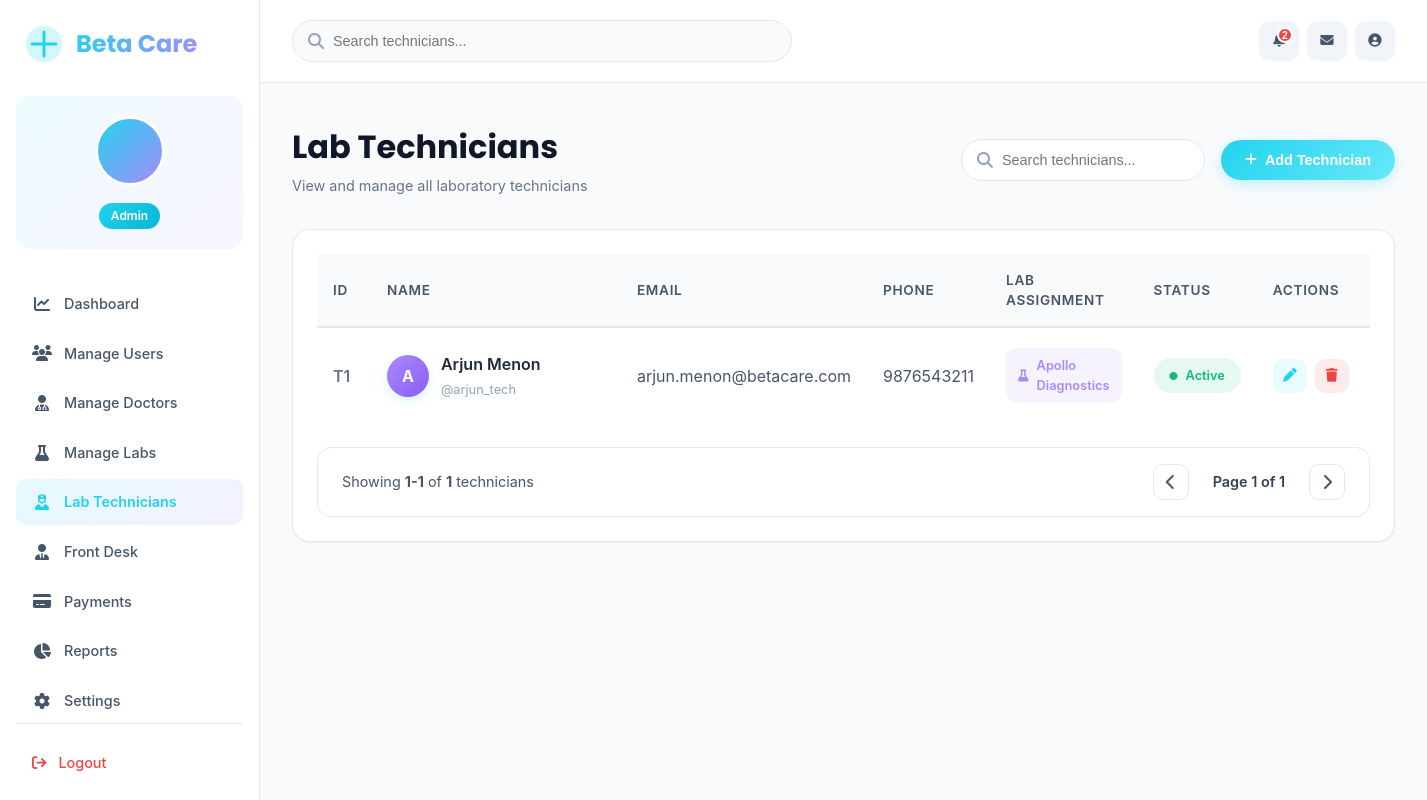
Screenshot of /dashboard/admin/technicians/ with the database file from the repository.
### core/models.py (models this page shows, shortened)
class LabTechnicianProfile(models.Model):
    user = models.OneToOneField(User, on_delete=models.CASCADE)
    lab = models.ForeignKey(Lab, on_delete=models.SET_NULL, null=True, blank=True)
    phone = models.CharField(max_length=15)
    status = models.CharField(max_length=20, default="Active")
    bio = models.TextField(blank=True, null=True)  # ✅ New field

class Lab(models.Model):
    STATUS_CHOICES = (
        ('Active', 'Active'),
        ('Inactive', 'Inactive'),
    )
    name = models.CharField(max_length=150)
    address = models.TextField()
    phone = models.CharField(max_length=15)
    status = models.CharField(
        max_length=20,
        choices=STATUS_CHOICES,
        default='Active'
    )
    created_at = models.DateTimeField(auto_now_add=True)

### core/views.py (the view)
# urls.py: path('dashboard/admin/technicians/', views.admin_lab_technician, name='admin_lab_technicians'),
def admin_lab_technician(request):
    technicians = LabTechnicianProfile.objects.all()
    labs = Lab.objects.all()
    query = request.GET.get('q')
    if query:
        technicians = technicians.filter(user__username__icontains=query)
    return render(request, 'core/dashboard/admin_lab_technician.html', {
        'technicians': technicians,
        'labs': labs,
    })

### core/templates/core/dashboard/admin_lab_technician.html (shortened to what this page needs)
{% load static %}
<!DOCTYPE html>
<html lang="en">
<head>
    <link href="https://cdnjs.cloudflare.com/ajax/libs/font-awesome/6.5.0/css/all.min.css" rel="stylesheet">
    <link rel="stylesheet" href="{% static 'core/css/admin.css' %}">
</head>
<body>
    <div class="medical-dashboard">
        <aside class="medical-sidebar">
            <div class="brand">
                <div class="brand-logo">
                </div>
                <span class="brand-name">Beta Care</span>
            </div>
            <div class="profile-card">
                <div class="profile-avatar-wrapper">
                    <div class="profile-avatar">
                        <div class="avatar-fallback" style="display: none;">
                        </div>
                    </div>
                </div>
                <span class="role-badge">Admin</span>
            </div>
            <nav class="sidebar-nav">
                <a href="{% url 'admin_dashboard' %}"
                    class="nav-item {% if request.resolver_match.url_name == 'admin_dashboard' %}active{% endif %}">
                    <i class="fa-solid fa-chart-line"></i>
                    <span>Dashboard</span>
                </a>
                <a href="{% url 'admin_users' %}"
                    class="nav-item {% if request.resolver_match.url_name == 'admin_users' %}active{% endif %}">
                    <i class="fa-solid fa-users"></i>
                    <span>Manage Users</span>
                </a>
                <a href="{% url 'admin_doctors' %}"
                    class="nav-item ">
                    <i class="fa-solid fa-user-doctor"></i>
                    <span>Manage Doctors</span>
                </a>
                <a href="{% url 'admin_labs' %}"
                    class="nav-item {% if request.resolver_match.url_name == 'admin_labs' or request.resolver_match.url_name == 'admin_edit_lab' %}active{% endif %}">
                    <i class="fa-solid fa-flask"></i>
                    <span>Manage Labs</span>
                </a>
                <a href="{% url 'admin_lab_technicians' %}"
                    class="nav-item {% if request.resolver_match.url_name == 'admin_lab_technicians' or request.resolver_match.url_name == 'admin_lab_technician_edit' %}active{% endif %}">
                    <i class="fa-solid fa-user-nurse"></i>
                    <span>Lab Technicians</span>
                </a>
                <a href="{% url 'admin_frontdesk' %}"
                    class="nav-item {% if request.resolver_match.url_name == 'admin_frontdesk' or request.resolver_match.url_name == 'admin_edit_frontdesk' %}active{% endif %}">
                    <i class="fa-solid fa-user-tie"></i>
                    <span>Front Desk</span>
                </a>
                <a href="{% url 'admin_payments' %}"
                    class="nav-item {% if request.resolver_match.url_name == 'admin_payments' %}active{% endif %}">
                    <i class="fa-solid fa-credit-card"></i>
                    <span>Payments</span>
                </a>
                <a href="{% url 'admin_reports' %}" class="nav-item">
                    <i class="fa-solid fa-chart-pie"></i>
                    <span>Reports</span>
                </a>
                <a href="{% url 'admin_settings' %}" class="nav-item">
                    <i class="fa-solid fa-gear"></i>
                    <span>Settings</span>
                </a>
            </nav>
            <div class="sidebar-footer">
                <a href="{% url 'logout' %}" class="logout-link">
                    <i class="fa-solid fa-arrow-right-from-bracket"></i>
                    <span>Logout</span>
                </a>
            </div>
        </aside>
        <main class="medical-main">
            <header class="medical-header">
                <div class="header-search">
                    <i class="fa-solid fa-search"></i>
                    <input type="text" id="headerSearchInput" placeholder="Search technicians..." value="{{ request.GET.q }}">
                </div>
                <div class="header-actions">
                    <button class="header-icon-btn">
                        <span class="notification-badge">2</span>
                    </button>
                    <button class="header-icon-btn">
                        <i class="fa-solid fa-envelope"></i>
                    </button>
                    <button class="header-icon-btn">
                        <i class="fa-solid fa-user-circle"></i>
                    </button>
                </div>
            </header>
            <div class="medical-content">
                <div class="content-header">
                    <div class="page-title-section">
                        <h1 class="page-title">Lab Technicians</h1>
                        <p class="page-subtitle">View and manage all laboratory technicians</p>
                    </div>
                    <div class="page-actions-section">
                        <form method="get" class="inline-search-form">
                            <div class="inline-search-box">
                                <i class="fa-solid fa-search"></i>
                                <input type="text" name="q" placeholder="Search technicians..." value="{{ request.GET.q }}">
                            </div>
                        </form>
                        <button class="add-btn" onclick="openAddModal()">
                            <i class="fa-solid fa-plus"></i>
                            <span>Add Technician</span>
                        </button>
                    </div>
                </div>
                <div class="medical-table-card">
                    <table class="medical-table">
                        <thead>
                            <tr>
                                <th class="cell-id">ID</th>
                                <th class="cell-patient">Name</th>
                                <th class="cell-email">Email</th>
                                <th class="cell-phone">Phone</th>
                                <th class="cell-phone">Lab Assignment</th>
                                <th class="cell-status">Status</th>
                                <th class="cell-actions">Actions</th>
                            </tr>
                        </thead>
                        <tbody>
                            {% for technician in technicians %}
                            <tr>
                                <td class="cell-id">T{{ technician.id }}</td>
                                <td class="cell-patient">
                                    <div class="patient-info">
                                        <div class="patient-avatar" style="background: linear-gradient(135deg, #a78bfa, #8b5cf6);">
                                            {{ technician.user.first_name|default:technician.user.username|slice:":1"|upper }}
                                        </div>
                                        <div class="patient-details">
                                            <div class="patient-name">{{ technician.user.get_full_name|default:technician.user.username }}</div>
                                            <div class="patient-id">@{{ technician.user.username }}</div>
                                        </div>
                                    </div>
                                </td>
                                <td class="cell-email">{{ technician.user.email|default:"—" }}</td>
                                <td class="cell-phone">{{ technician.phone|default:"—" }}</td>
                                <td class="cell-phone">
                                    {% if technician.lab %}
                                    <span class="lab-badge">
                                        <i class="fa-solid fa-flask"></i>
                                        {{ technician.lab.name }}
                                    </span>
                                    {% else %}
                                    <span class="text-muted">Not Assigned</span>
                                    {% endif %}
                                </td>
                                <td class="cell-status">
                                    {% if technician.status == 'active' %}
                                    <span class="status-badge status-active">
                                        <i class="fa-solid fa-circle"></i>
                                        Active
                                    </span>
                                    {% elif technician.status == 'on_leave' %}
                                    <span class="status-badge status-pending">
                                        <i class="fa-solid fa-circle"></i>
                                        On Leave
                                    </span>
                                    {% else %}
                                    <span class="status-badge status-inactive">
                                        <i class="fa-solid fa-circle"></i>
                                        Inactive
                                    </span>
                                    {% endif %}
                                </td>
                                <td class="cell-actions">
                                    <div class="action-buttons">
                                        <a href="{% url 'admin_lab_technician_edit' technician.id %}" class="action-btn edit-btn" title="Edit Technician">
                                            <i class="fa-solid fa-pen"></i>
                                        </a>
                                        <button class="action-btn delete-btn"
                                            onclick="openDeleteModal({{ technician.id }}, '{{ technician.user.get_full_name|default:technician.user.username }}')"
                                            title="Delete Technician">
                                            <i class="fa-solid fa-trash"></i>
                                        </button>
                                    </div>
                                </td>
                            </tr>
                            {% endfor %}
                        </tbody>
                    </table>
                    {% if technicians %}
                    <div class="pagination-wrapper">
                        <div class="pagination-info">
                            Showing <strong>1-{{ technicians|length }}</strong> of <strong>{{ technicians|length }}</strong> technicians
                        </div>
                        <div class="pagination-controls">
                            <a href="#" class="page-btn">
                                <i class="fa-solid fa-chevron-left"></i>
                            </a>
                            <span class="page-current">Page 1 of 1</span>
                            <a href="#" class="page-btn">
                                <i class="fa-solid fa-chevron-right"></i>
                            </a>
                        </div>
                    </div>
                    {% endif %}
                </div>
            </div>
        </main>
    </div>
</body>
</html>

### core/templates/core/dashboard/admin_lab_technician.html (style rules this page uses)
.lab-badge { display: inline-flex; align-items: center; gap: var(--space-2); padding: var(--space-2) var(--space-3); background: rgba(167, 139, 250, 0.1); color: var(--medical-purple); border-radius: var(--radius-md); font-size: 0.8rem; font-weight: 600; }
.lab-badge i { font-size: 0.75rem; }

### rows the page displays
LabTechnicianProfile: id "1", user.first_name "A", user.get_full_name "Arjun Menon", user.username "arjun_tech", user.email "arjun.menon@betacare.com", phone "9876543211", lab.name "Apollo Diagnostics", status "active" (drawn)

### other values shown
{{ technicians|length }} "1"
